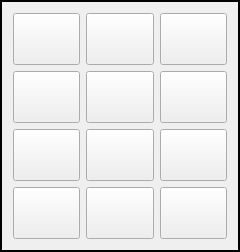
                            <widget class="QFrame" name="gridFrame_13">
                             <property name="minimumSize">
                              <size>
                               <width>240</width>
                               <height>0</height>
                              </size>
                             </property>
                             <property name="frameShape">
                              <enum>QFrame::Box</enum>
                             </property>
                             <property name="lineWidth">
                              <number>2</number>
                             </property>
                             <layout class="QVBoxLayout" name="verticalLayout_8">
                              <item>
                               <widget class="QWidget" name="widget_9" native="true">
                                <layout class="QHBoxLayout" name="horizontalLayout_15">
                                 <property name="leftMargin">
                                  <number>0</number>
                                 </property>
                                 <property name="topMargin">
                                  <number>0</number>
                                 </property>
                                 <property name="rightMargin">
                                  <number>0</number>
                                 </property>
                                 <property name="bottomMargin">
                                  <number>0</number>
                                 </property>
                                 <item>
                                  <widget class="QPushButton" name="gcodeParameter_1">
                                   <property name="sizePolicy">
                                    <sizepolicy hsizetype="Preferred" vsizetype="Preferred">
                                     <horstretch>0</horstretch>
                                     <verstretch>0</verstretch>
                                    </sizepolicy>
                                   </property>
                                   <property name="minimumSize">
                                    <size>
                                     <width>52</width>
                                     <height>52</height>
                                    </size>
                                   </property>
                                   <property name="maximumSize">
                                    <size>
                                     <width>70</width>
                                     <height>16777215</height>
                                    </size>
                                   </property>
                                   <property name="font">
                                    <font>
                                     <family>DejaVu Sans</family>
                                     <pointsize>14</pointsize>
                                    </font>
                                   </property>
                                   <property name="text">
                                    <string/>
                                   </property>
                                   <attribute name="buttonGroup">
                                    <string notr="true">mdiSmartButtonGroup</string>
                                   </attribute>
                                  </widget>
                                 </item>
                                 <item>
                                  <widget class="QPushButton" name="gcodeParameter_2">
                                   <property name="sizePolicy">
                                    <sizepolicy hsizetype="Preferred" vsizetype="Preferred">
                                     <horstretch>0</horstretch>
                                     <verstretch>0</verstretch>
                                    </sizepolicy>
                                   </property>
                                   <property name="minimumSize">
                                    <size>
                                     <width>52</width>
                                     <height>52</height>
                                    </size>
                                   </property>
                                   <property name="maximumSize">
                                    <size>
                                     <width>70</width>
                                     <height>16777215</height>
                                    </size>
                                   </property>
                                   <property name="font">
                                    <font>
                                     <family>DejaVu Sans</family>
                                     <pointsize>14</pointsize>
                                    </font>
                                   </property>
                                   <property name="text">
                                    <string/>
                                   </property>
                                   <attribute name="buttonGroup">
                                    <string notr="true">mdiSmartButtonGroup</string>
                                   </attribute>
                                  </widget>
                                 </item>
                                 <item>
                                  <widget class="QPushButton" name="gcodeParameter_3">
                                   <property name="sizePolicy">
                                    <sizepolicy hsizetype="Preferred" vsizetype="Preferred">
                                     <horstretch>0</horstretch>
                                     <verstretch>0</verstretch>
                                    </sizepolicy>
                                   </property>
                                   <property name="minimumSize">
                                    <size>
                                     <width>52</width>
                                     <height>52</height>
                                    </size>
                                   </property>
                                   <property name="maximumSize">
                                    <size>
                                     <width>70</width>
                                     <height>16777215</height>
                                    </size>
                                   </property>
                                   <property name="font">
                                    <font>
                                     <family>DejaVu Sans</family>
                                     <pointsize>14</pointsize>
                                    </font>
                                   </property>
                                   <property name="text">
                                    <string/>
                                   </property>
                                   <attribute name="buttonGroup">
                                    <string notr="true">mdiSmartButtonGroup</string>
                                   </attribute>
                                  </widget>
                                 </item>
                                </layout>
                               </widget>
                              </item>
                              <item>
                               <widget class="QWidget" name="widget_16" native="true">
                                <layout class="QHBoxLayout" name="horizontalLayout_16">
                                 <property name="leftMargin">
                                  <number>0</number>
                                 </property>
                                 <property name="topMargin">
                                  <number>0</number>
                                 </property>
                                 <property name="rightMargin">
                                  <number>0</number>
                                 </property>
                                 <property name="bottomMargin">
                                  <number>0</number>
                                 </property>
                                 <item>
                                  <widget class="QPushButton" name="gcodeParameter_4">
                                   <property name="sizePolicy">
                                    <sizepolicy hsizetype="Preferred" vsizetype="Preferred">
                                     <horstretch>0</horstretch>
                                     <verstretch>0</verstretch>
                                    </sizepolicy>
                                   </property>
                                   <property name="minimumSize">
                                    <size>
                                     <width>52</width>
                                     <height>52</height>
                                    </size>
                                   </property>
                                   <property name="maximumSize">
                                    <size>
                                     <width>70</width>
                                     <height>16777215</height>
                                    </size>
                                   </property>
                                   <property name="font">
                                    <font>
                                     <family>DejaVu Sans</family>
                                     <pointsize>14</pointsize>
                                    </font>
                                   </property>
                                   <property name="text">
                                    <string/>
                                   </property>
                                   <attribute name="buttonGroup">
                                    <string notr="true">mdiSmartButtonGroup</string>
                                   </attribute>
                                  </widget>
                                 </item>
                                 <item>
                                  <widget class="QPushButton" name="gcodeParameter_5">
                                   <property name="sizePolicy">
                                    <sizepolicy hsizetype="Preferred" vsizetype="Preferred">
                                     <horstretch>0</horstretch>
                                     <verstretch>0</verstretch>
                                    </sizepolicy>
                                   </property>
                                   <property name="minimumSize">
                                    <size>
                                     <width>52</width>
                                     <height>52</height>
                                    </size>
                                   </property>
                                   <property name="maximumSize">
                                    <size>
                                     <width>70</width>
                                     <height>16777215</height>
                                    </size>
                                   </property>
                                   <property name="font">
                                    <font>
                                     <family>DejaVu Sans</family>
                                     <pointsize>14</pointsize>
                                    </font>
                                   </property>
                                   <property name="text">
                                    <string/>
                                   </property>
                                   <attribute name="buttonGroup">
                                    <string notr="true">mdiSmartButtonGroup</string>
                                   </attribute>
                                  </widget>
                                 </item>
                                 <item>
                                  <widget class="QPushButton" name="gcodeParameter_6">
                                   <property name="sizePolicy">
                                    <sizepolicy hsizetype="Preferred" vsizetype="Preferred">
                                     <horstretch>0</horstretch>
                                     <verstretch>0</verstretch>
                                    </sizepolicy>
                                   </property>
                                   <property name="minimumSize">
                                    <size>
                                     <width>52</width>
                                     <height>52</height>
                                    </size>
                                   </property>
                                   <property name="maximumSize">
                                    <size>
                                     <width>70</width>
                                     <height>16777215</height>
                                    </size>
                                   </property>
                                   <property name="font">
                                    <font>
                                     <family>DejaVu Sans</family>
                                     <pointsize>14</pointsize>
                                    </font>
                                   </property>
                                   <property name="text">
                                    <string/>
                                   </property>
                                   <attribute name="buttonGroup">
                                    <string notr="true">mdiSmartButtonGroup</string>
                                   </attribute>
                                  </widget>
                                 </item>
                                </layout>
                               </widget>
                              </item>
                              <item>
                               <widget class="QWidget" name="widget_17" native="true">
                                <layout class="QHBoxLayout" name="horizontalLayout_17">
                                 <property name="leftMargin">
                                  <number>0</number>
                                 </property>
                                 <property name="topMargin">
                                  <number>0</number>
                                 </property>
                                 <property name="rightMargin">
                                  <number>0</number>
                                 </property>
                                 <property name="bottomMargin">
                                  <number>0</number>
                                 </property>
                                 <item>
                                  <widget class="QPushButton" name="gcodeParameter_7">
                                   <property name="sizePolicy">
                                    <sizepolicy hsizetype="Preferred" vsizetype="Preferred">
                                     <horstretch>0</horstretch>
                                     <verstretch>0</verstretch>
                                    </sizepolicy>
                                   </property>
                                   <property name="minimumSize">
                                    <size>
                                     <width>52</width>
                                     <height>52</height>
                                    </size>
                                   </property>
                                   <property name="maximumSize">
                                    <size>
                                     <width>70</width>
                                     <height>16777215</height>
                                    </size>
                                   </property>
                                   <property name="font">
                                    <font>
                                     <family>DejaVu Sans</family>
                                     <pointsize>14</pointsize>
                                    </font>
                                   </property>
                                   <property name="text">
                                    <string/>
                                   </property>
                                   <attribute name="buttonGroup">
                                    <string notr="true">mdiSmartButtonGroup</string>
                                   </attribute>
                                  </widget>
                                 </item>
                                 <item>
                                  <widget class="QPushButton" name="gcodeParameter_8">
                                   <property name="sizePolicy">
                                    <sizepolicy hsizetype="Preferred" vsizetype="Preferred">
                                     <horstretch>0</horstretch>
                                     <verstretch>0</verstretch>
                                    </sizepolicy>
                                   </property>
                                   <property name="minimumSize">
                                    <size>
                                     <width>52</width>
                                     <height>52</height>
                                    </size>
                                   </property>
                                   <property name="maximumSize">
                                    <size>
                                     <width>70</width>
                                     <height>16777215</height>
                                    </size>
                                   </property>
                                   <property name="font">
                                    <font>
                                     <family>DejaVu Sans</family>
                                     <pointsize>14</pointsize>
                                    </font>
                                   </property>
                                   <property name="text">
                                    <string/>
                                   </property>
                                   <attribute name="buttonGroup">
                                    <string notr="true">mdiSmartButtonGroup</string>
                                   </attribute>
                                  </widget>
                                 </item>
                                 <item>
                                  <widget class="QPushButton" name="gcodeParameter_9">
                                   <property name="sizePolicy">
                                    <sizepolicy hsizetype="Preferred" vsizetype="Preferred">
                                     <horstretch>0</horstretch>
                                     <verstretch>0</verstretch>
                                    </sizepolicy>
                                   </property>
                                   <property name="minimumSize">
                                    <size>
                                     <width>52</width>
                                     <height>52</height>
                                    </size>
                                   </property>
                                   <property name="maximumSize">
                                    <size>
                                     <width>70</width>
                                     <height>16777215</height>
                                    </size>
                                   </property>
                                   <property name="font">
                                    <font>
                                     <family>DejaVu Sans</family>
                                     <pointsize>14</pointsize>
                                    </font>
                                   </property>
                                   <property name="text">
                                    <string/>
                                   </property>
                                   <attribute name="buttonGroup">
                                    <string notr="true">mdiSmartButtonGroup</string>
                                   </attribute>
                                  </widget>
                                 </item>
                                </layout>
                               </widget>
                              </item>
                              <item>
                               <widget class="QWidget" name="widget_18" native="true">
                                <layout class="QHBoxLayout" name="horizontalLayout_18">
                                 <property name="leftMargin">
                                  <number>0</number>
                                 </property>
                                 <property name="topMargin">
                                  <number>0</number>
                                 </property>
                                 <property name="rightMargin">
                                  <number>0</number>
                                 </property>
                                 <property name="bottomMargin">
                                  <number>0</number>
                                 </property>
                                 <item>
                                  <widget class="QPushButton" name="gcodeParameter_10">
                                   <property name="sizePolicy">
                                    <sizepolicy hsizetype="Preferred" vsizetype="Preferred">
                                     <horstretch>0</horstretch>
                                     <verstretch>0</verstretch>
                                    </sizepolicy>
                                   </property>
                                   <property name="minimumSize">
                                    <size>
                                     <width>52</width>
                                     <height>52</height>
                                    </size>
                                   </property>
                                   <property name="maximumSize">
                                    <size>
                                     <width>70</width>
                                     <height>16777215</height>
                                    </size>
                                   </property>
                                   <property name="font">
                                    <font>
                                     <family>DejaVu Sans</family>
                                     <pointsize>14</pointsize>
                                    </font>
                                   </property>
                                   <property name="text">
                                    <string/>
                                   </property>
                                   <attribute name="buttonGroup">
                                    <string notr="true">mdiSmartButtonGroup</string>
                                   </attribute>
                                  </widget>
                                 </item>
                                 <item>
                                  <widget class="QPushButton" name="gcodeParameter_11">
                                   <property name="sizePolicy">
                                    <sizepolicy hsizetype="Preferred" vsizetype="Preferred">
                                     <horstretch>0</horstretch>
                                     <verstretch>0</verstretch>
                                    </sizepolicy>
                                   </property>
                                   <property name="minimumSize">
                                    <size>
                                     <width>52</width>
                                     <height>52</height>
                                    </size>
                                   </property>
                                   <property name="maximumSize">
                                    <size>
                                     <width>70</width>
                                     <height>16777215</height>
                                    </size>
                                   </property>
                                   <property name="font">
                                    <font>
                                     <family>DejaVu Sans</family>
                                     <pointsize>14</pointsize>
                                    </font>
                                   </property>
                                   <property name="text">
                                    <string/>
                                   </property>
                                   <attribute name="buttonGroup">
                                    <string notr="true">mdiSmartButtonGroup</string>
                                   </attribute>
                                  </widget>
                                 </item>
                                 <item>
                                  <widget class="QPushButton" name="gcodeParameter_12">
                                   <property name="sizePolicy">
                                    <sizepolicy hsizetype="Preferred" vsizetype="Preferred">
                                     <horstretch>0</horstretch>
                                     <verstretch>0</verstretch>
                                    </sizepolicy>
                                   </property>
                                   <property name="minimumSize">
                                    <size>
                                     <width>52</width>
                                     <height>52</height>
                                    </size>
                                   </property>
                                   <property name="maximumSize">
                                    <size>
                                     <width>70</width>
                                     <height>16777215</height>
                                    </size>
                                   </property>
                                   <property name="font">
                                    <font>
                                     <family>DejaVu Sans</family>
                                     <pointsize>14</pointsize>
                                    </font>
                                   </property>
                                   <property name="text">
                                    <string/>
                                   </property>
                                   <attribute name="buttonGroup">
                                    <string notr="true">mdiSmartButtonGroup</string>
                                   </attribute>
                                  </widget>
                                 </item>
                                </layout>
                               </widget>
                              </item>
                             </layout>
                            </widget>
